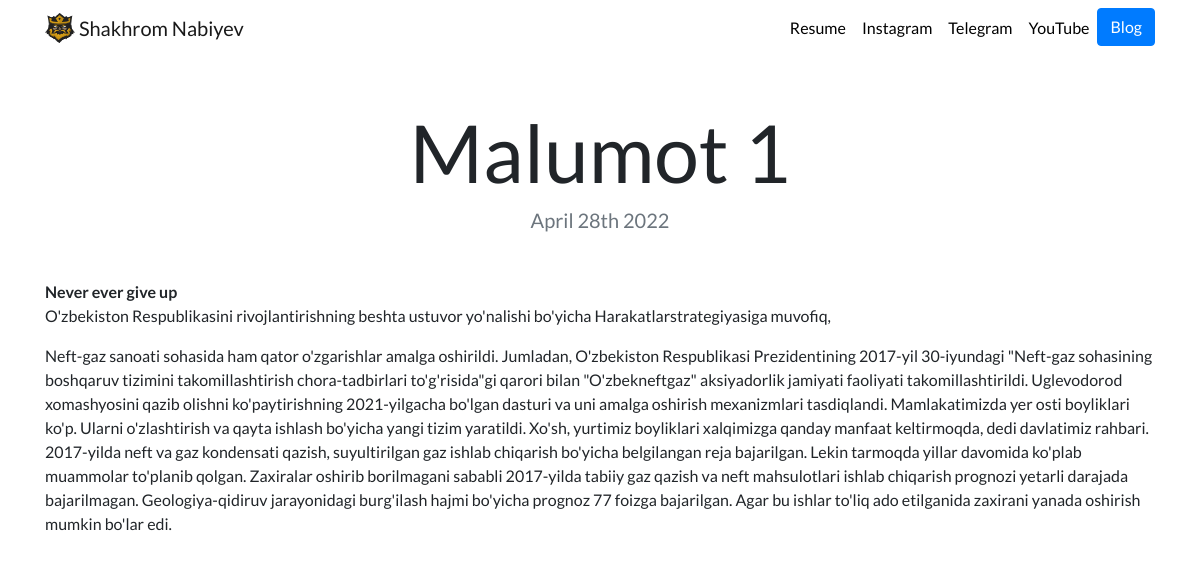
Page /blog/1/ on the committed database.
### blog/models.py (models this page shows, shortened)
class Blog(models.Model):
    title = models.CharField(max_length=200)
    description = models.TextField()
    date = models.DateField()

### blog/views.py (the view)
# urls.py: path('<int:blog_id>/', views.detail, name='detail'),
def detail(request, blog_id):
    blog = get_object_or_404(Blog, pk=blog_id)
    return render(request, 'blog/detail.html',{'blog':blog})

### blog/templates/blog/detail.html
{% extends "portfolio/base.html" %}
{% load static %}
{% block content %}
<h1 class="text-center mt-5" id="blogdetailtitle">{{ blog.title }}</h1>
<h5 class="text-center text-muted mb-5">{{ blog.date|date:'F jS Y' }}</h5>
{{ blog.description|safe }}
{% endblock %}

### portfolio/static/portfolio/custom.css (style rules this page uses)
body { font-family: 'Lato', sans-serif; }
@media (min-width: 992px) { #blogdetailtitle { font-size: 5rem; } }

### rows in the picture
Blog: title "Malumot 1", date "April 28th 2022", description "Never ever give up O'zbekiston Respublikasini rivojlantirishning beshta ustuvor yo'nalishi bo'yicha Harakatlarstrategiyasiga muvofiq, Neft-gaz sanoati sohasida ham qator o'zgarishlar amalga oshirildi. Jumladan, O'zbekiston Respublikasi Prezidentining 2017-yil 30-iyundagi \"Neft-gaz sohasining boshqaruv tizimini takomillashtirish chora-tadbirlari to'g'risida\"gi qarori bilan \"O'zbekneftgaz\" aksiyadorlik jamiyati faoliyati takomillashtirildi. Uglevodorod xomashyosini qazib olishni ko'paytirishning 2021-yilgacha bo'lgan dasturi va uni amalga oshirish mexanizmlari tasdiqlandi. Mamlakatimizda yer osti boyliklari ko'p. Ularni o'zlashtirish va qayta ishlash bo'yicha yangi tizim yaratildi. Xo'sh,…"
